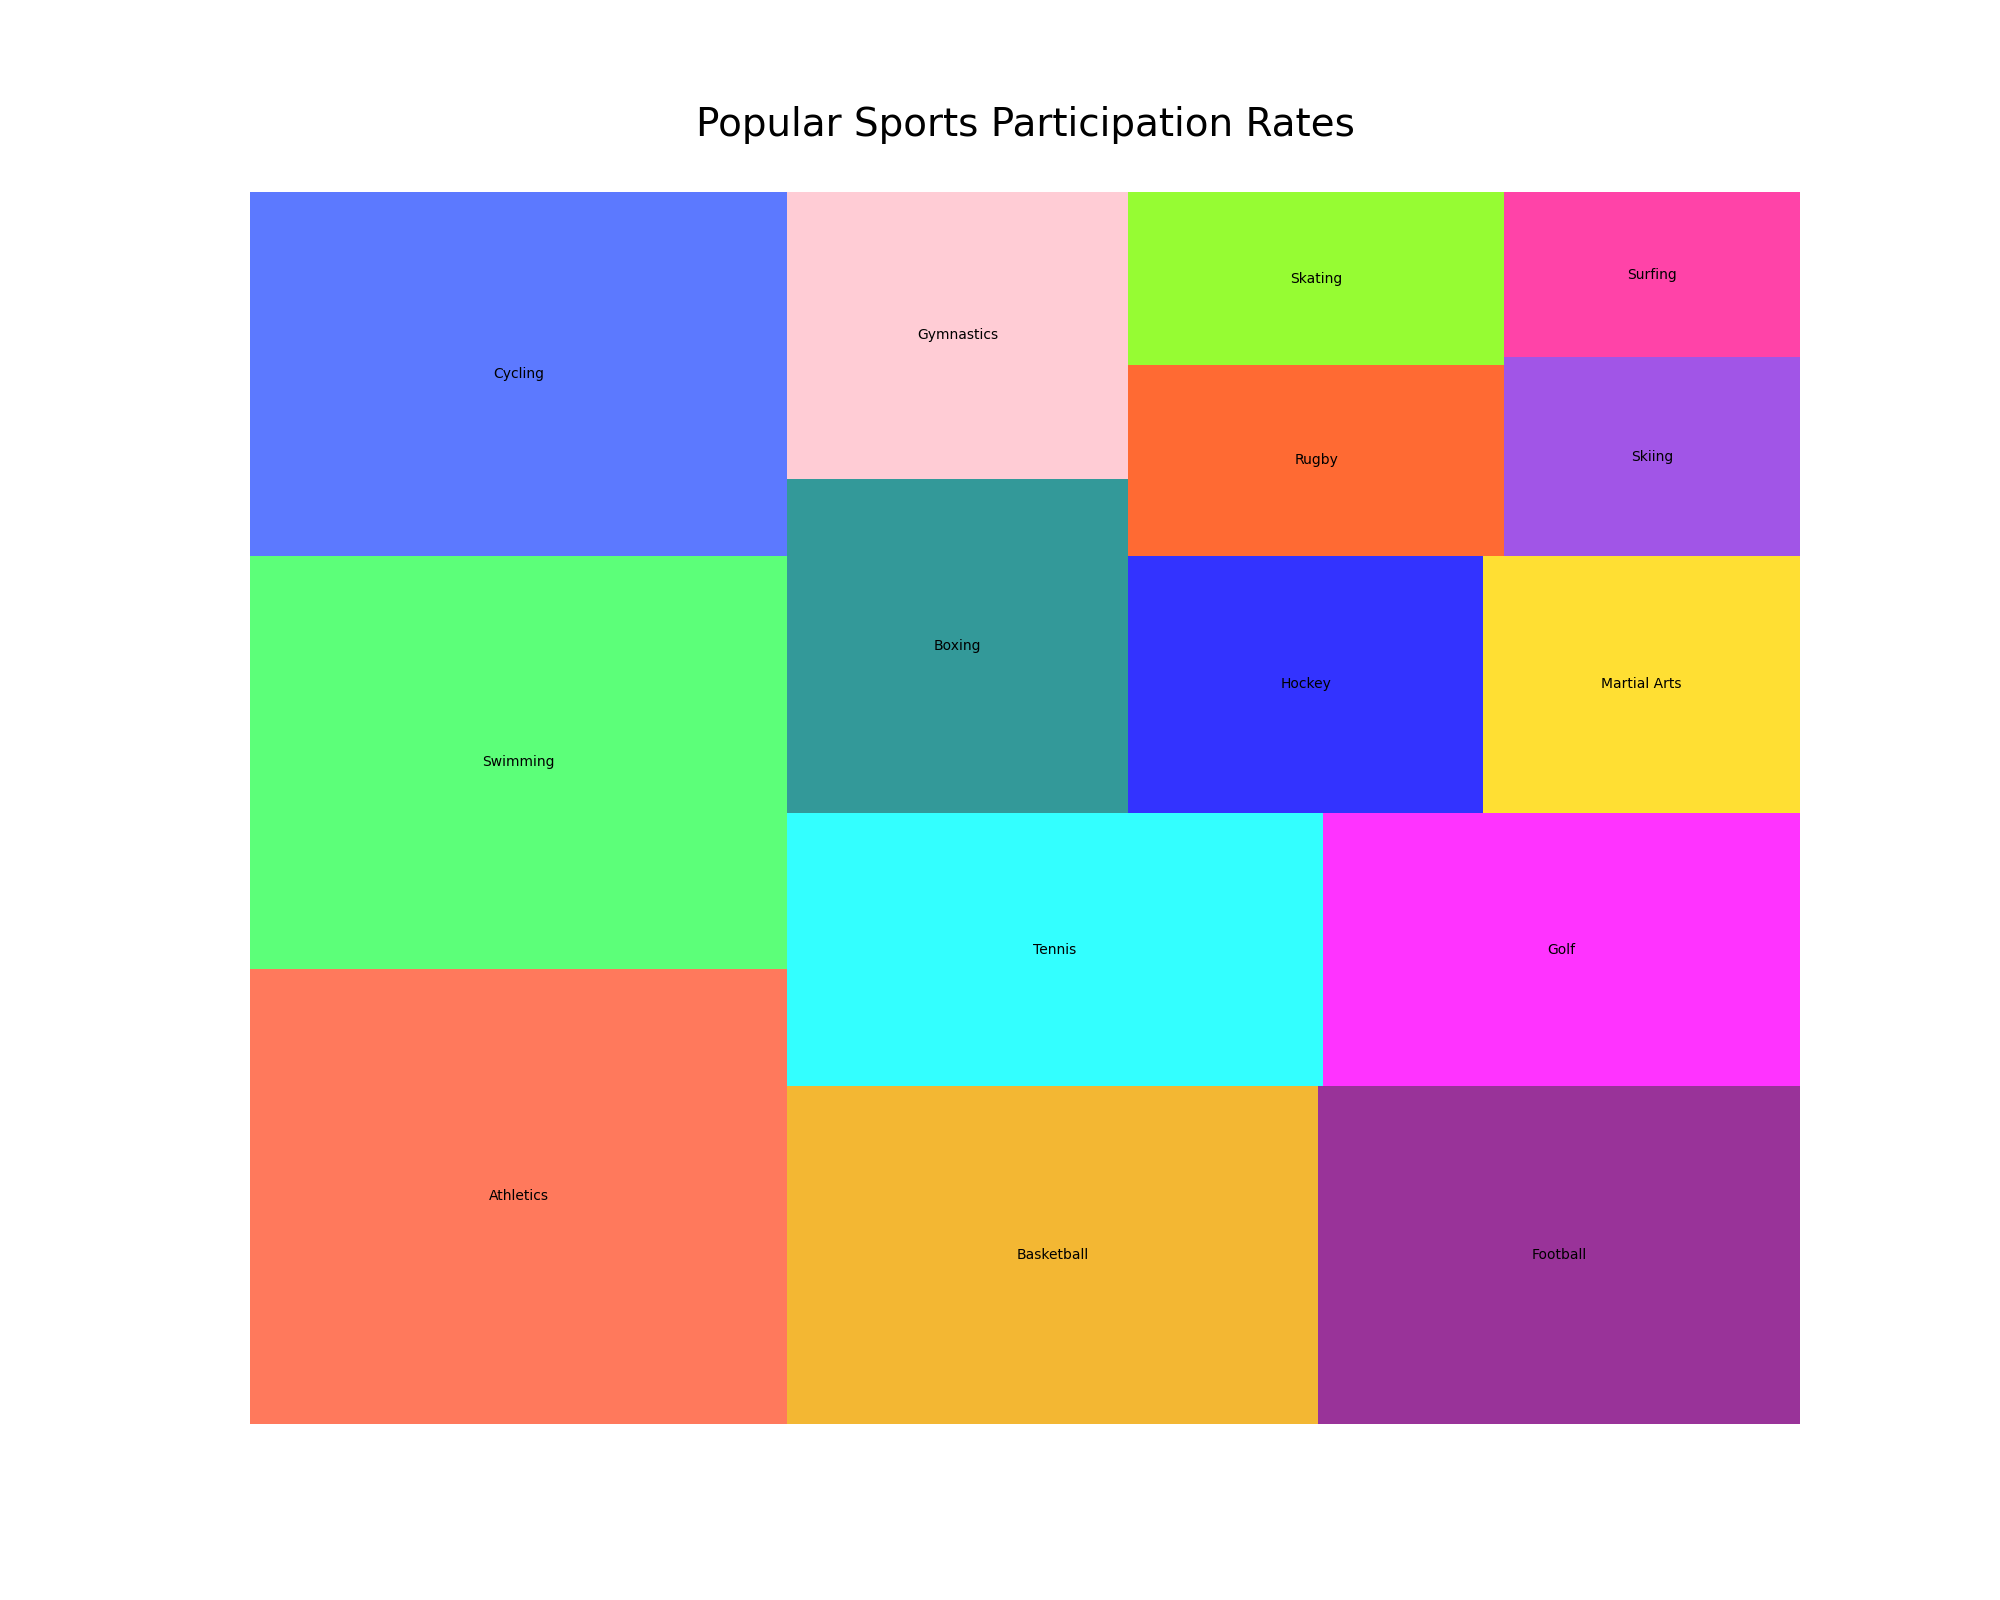

This figure's Python source:

import matplotlib.pyplot as plt
import pandas as pd
import squarify

data = {
    'Item': ['Athletics', 'Swimming', 'Cycling', 'Basketball', 'Football', 'Tennis', 
             'Golf', 'Boxing', 'Gymnastics', 'Hockey', 'Martial Arts', 'Rugby', 
             'Skating', 'Skiing', 'Surfing'],
    'Quantity': [75, 68, 60, 55, 50, 45, 40, 35, 30, 28, 25, 22, 20, 18, 15]
}

df = pd.DataFrame(data)

colors = ['#FF5733', '#33FF57', '#3357FF', '#F0A500', '#800080', '#00FFFF', 
          '#FF00FF', '#008080', '#FFC0CB', '#0000FF', '#FFD700', '#FF4500', 
          '#7CFC00', '#8A2BE2', '#FF1493']

fig = plt.figure(figsize=(20, 16))
ax = fig.add_subplot(111, aspect="auto")

squarify.plot(sizes=df['Quantity'], label=df['Item'], color=colors, alpha=0.8)

plt.title('Popular Sports Participation Rates', fontsize=28, pad=40)

plt.axis('off')

plt.show()
